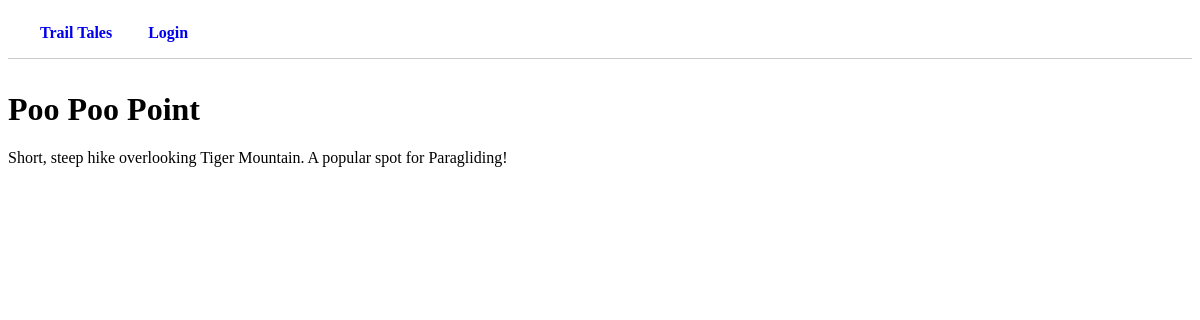
The app's page /posts/1/ with its own data.
### posts/models.py (models this page shows, shortened)
class Post(models.Model):
    name = models.CharField(max_length=100, unique=True)
    hike_length = models.DecimalField(max_digits=10, decimal_places=1)
    elevation = models.IntegerField()
    description = models.TextField(max_length=2000)
    date = models.DateField(null=True)
    author = models.ForeignKey(
        settings.AUTH_USER_MODEL,
        related_name="posts",
        on_delete=models.CASCADE,
    )
    class Meta:
        ordering = ['-date']

### posts/views.py (the view)
# urls.py: path("<int:id>/", post_detail, name="post_detail"),
def post_detail(request, id):
    post = get_object_or_404(Post, id=id)
    context = {
        "post": post,
    }
    return render(request, "posts/detail.html", context)

### posts/templates/posts/detail.html (shortened to what this page needs)
{% extends 'base.html'%}
{% block content %}
<main>
    <h1>{{post.name}}</h1>
    <p>{{post.description}}</p>
</main>
{% endblock content %}

### records on screen
Post: name "Poo Poo Point", description "Short, steep hike overlooking Tiger Mountain. A popular spot for Paragliding!"
